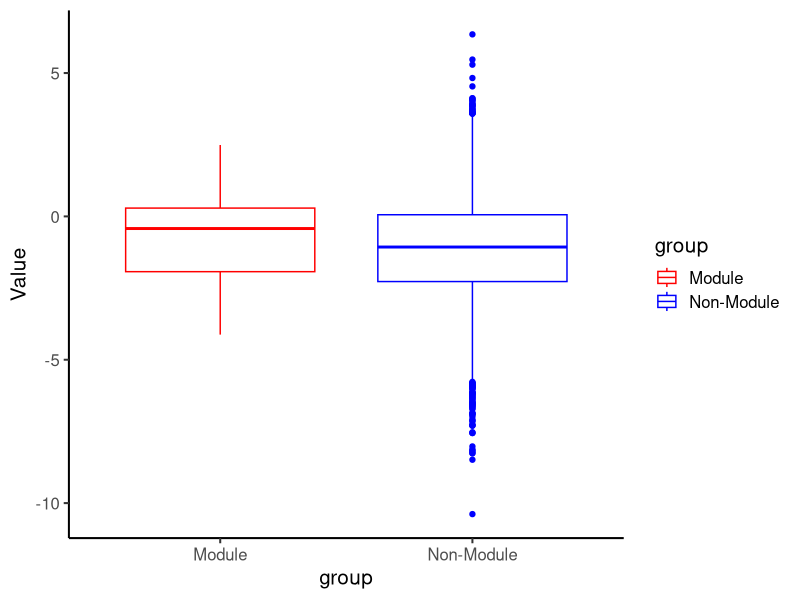

Source code (R):
##load libraries
library(ggplot2)

##Load mRNA half life file
final = read.csv("K562_Amit_PR_half_life.csv",sep=",",header = T,stringsAsFactors = F,row.names = 1)

###Data processing
gM = read.csv("Module_genes.csv",sep=",")
pos = which(final$hgnc_symbol %in% gM[,1])
df1 = as.data.frame(final[pos,])
df1 = unique(df1)
df2 = as.data.frame(final[-pos,])
df2 = unique(df2)
colnames(df1)[2] = "Value"
colnames(df2)[2] = "Value"

group = c(rep("Module",nrow(df1)),rep("Non-Module",nrow(df2)))
mat = cbind.data.frame(rbind.data.frame(df1,df2),group)
mat$Value = log2(mat$Value)

#Plotting
ggplot(mat, aes(x=group, y=Value,col=group)) + 
  geom_boxplot() + theme_classic(base_size = 15) + scale_color_brewer(palette="Dark2") +scale_color_manual(values=c("Red","blue"))

##Statistical test for significance
t.test(log2(df1$Value),log2(df2$Value))



